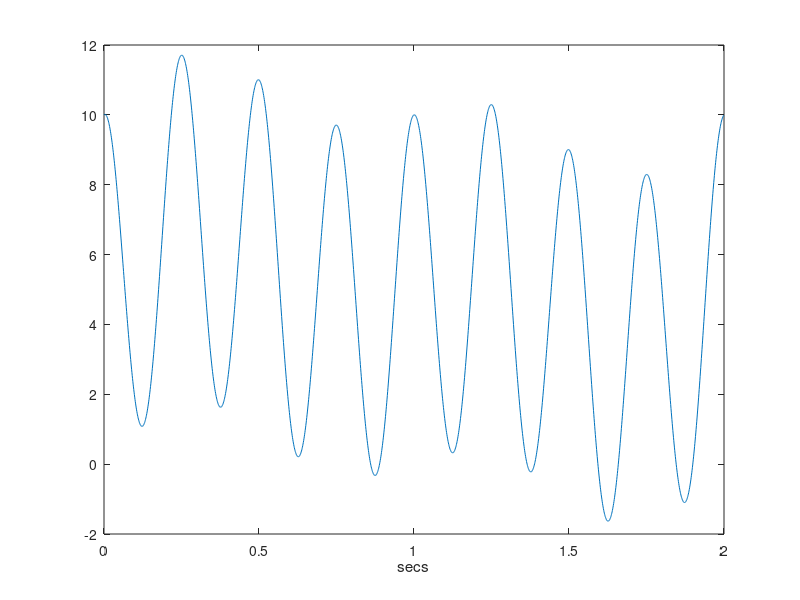
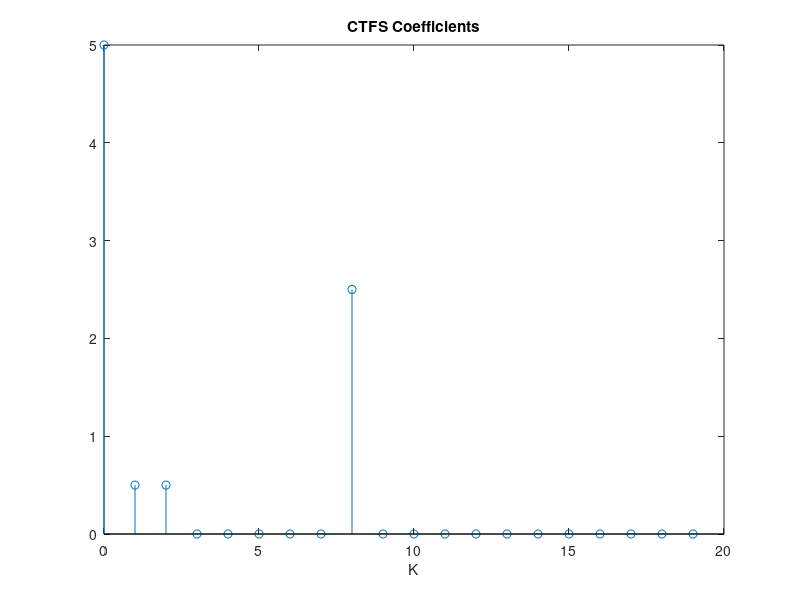

Recreate these plots in MATLAB, in order.
clear all;
clc;
close all;
Ts = 0.001; %sampling period - so small to approximate   cont time
Tp = 2; % Time Period of the signal
t = [0:Ts:Tp-Ts]; % Time Vector - again approx. continuous(one cycle)
x =sin(2*pi*1/Tp*t)+sin(2*pi*2/Tp*t)+ 5*cos(2*pi*8/Tp*t)+ 5; % Generating Square wave
figure,
plot(t,x);
xlabel('secs');
Fo = 1/Tp; % Fundamental Frequency
% Computing CTFS Coefficients 
for k = 1:20
B = exp(-j*2*pi*(k-1)*Fo.*t);
C(k) = sum(x.*B)/(length(x));
end
k = [0:k-1]; % Frequency Scale in Hz.
figure,
stem(k,abs(C));
title('CTFS Coefficients');
xlabel('K');